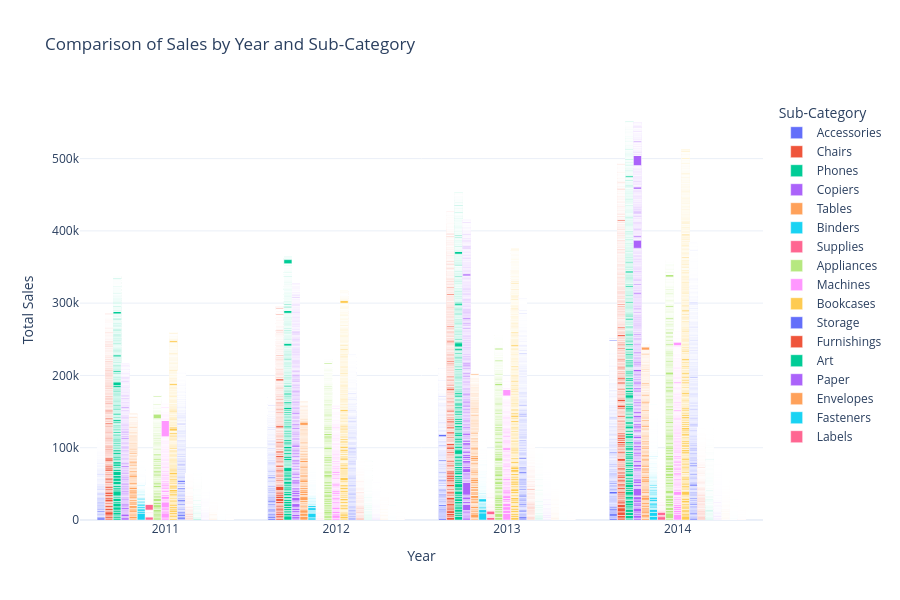

Source (notebook cell):
### Code cell
import plotly.express as px


fig = px.bar(sales, 
                x="Year", 
                y="Sales", 
                color="Sub-Category", 
                barmode="group", 
                title="Comparison of Sales by Year and Sub-Category",
                labels={"Sales": "Total Sales", "Year": "Year", "Sub-Category": "Product Sub-Category"},
                height=600)

fig.update_layout(
    xaxis_title="Year",
    yaxis_title="Total Sales",
    legend_title="Sub-Category",
    font=dict(size=12),
    template="plotly_white" 
)

fig.show()

### Figure 1 — Plotly figure (JSON) as saved in the notebook; plotly's stock layout.template omitted (floating-point values rounded to 4 significant figures; data arrays with more than 128 entries replaced by an {"elided": "..."} marker saying what was removed)
{"data": [{"alignmentgroup": "True", "hovertemplate": "Product Sub-Category=Accessories<br>Year=%{x}<br>Total Sales=%{y}<extra></extra>", "legendgroup": "Accessories", "marker": {"color": "#636efa", "pattern": {"shape": ""}}, "name": "Accessories", "offsetgroup": "Accessories", "orientation": "v", "showlegend": true, "textposition": "auto", "type": "bar", "x": {"elided": "3075 int values"}, "xaxis": "x", "y": {"elided": "3075 float values"}, "yaxis": "y"}, {"alignmentgroup": "True", "hovertemplate": "Product Sub-Category=Chairs<br>Year=%{x}<br>Total Sales=%{y}<extra></extra>", "legendgroup": "Chairs", "marker": {"color": "#EF553B", "pattern": {"shape": ""}}, "name": "Chairs", "offsetgroup": "Chairs", "orientation": "v", "showlegend": true, "textposition": "auto", "type": "bar", "x": {"elided": "3434 int values"}, "xaxis": "x", "y": {"elided": "3434 float values"}, "yaxis": "y"}, {"alignmentgroup": "True", "hovertemplate": "Product Sub-Category=Phones<br>Year=%{x}<br>Total Sales=%{y}<extra></extra>", "legendgroup": "Phones", "marker": {"color": "#00cc96", "pattern": {"shape": ""}}, "name": "Phones", "offsetgroup": "Phones", "orientation": "v", "showlegend": true, "textposition": "auto", "type": "bar", "x": {"elided": "3357 int values"}, "xaxis": "x", "y": {"elided": "3357 float values"}, "yaxis": "y"}, {"alignmentgroup": "True", "hovertemplate": "Product Sub-Category=Copiers<br>Year=%{x}<br>Total Sales=%{y}<extra></extra>", "legendgroup": "Copiers", "marker": {"color": "#ab63fa", "pattern": {"shape": ""}}, "name": "Copiers", "offsetgroup": "Copiers", "orientation": "v", "showlegend": true, "textposition": "auto", "type": "bar", "x": {"elided": "2223 int values"}, "xaxis": "x", "y": {"elided": "2223 float values"}, "yaxis": "y"}, {"alignmentgroup": "True", "hovertemplate": "Product Sub-Category=Tables<br>Year=%{x}<br>Total Sales=%{y}<extra></extra>", "legendgroup": "Tables", "marker": {"color": "#FFA15A", "pattern": {"shape": ""}}, "name": "Tables", "offsetgroup": "Tables", "orientation": "v", "showlegend": true, "textposition": "auto", "type": "bar", "x": {"elided": "861 int values"}, "xaxis": "x", "y": {"elided": "861 float values"}, "yaxis": "y"}, {"alignmentgroup": "True", "hovertemplate": "Product Sub-Category=Binders<br>Year=%{x}<br>Total Sales=%{y}<extra></extra>", "legendgroup": "Binders", "marker": {"color": "#19d3f3", "pattern": {"shape": ""}}, "name": "Binders", "offsetgroup": "Binders", "orientation": "v", "showlegend": true, "textposition": "auto", "type": "bar", "x": {"elided": "6152 int values"}, "xaxis": "x", "y": {"elided": "6152 float values"}, "yaxis": "y"}, {"alignmentgroup": "True", "hovertemplate": "Product Sub-Category=Supplies<br>Year=%{x}<br>Total Sales=%{y}<extra></extra>", "legendgroup": "Supplies", "marker": {"color": "#FF6692", "pattern": {"shape": ""}}, "name": "Supplies", "offsetgroup": "Supplies", "orientation": "v", "showlegend": true, "textposition": "auto", "type": "bar", "x": {"elided": "2425 int values"}, "xaxis": "x", "y": {"elided": "2425 float values"}, "yaxis": "y"}, {"alignmentgroup": "True", "hovertemplate": "Product Sub-Category=Appliances<br>Year=%{x}<br>Total Sales=%{y}<extra></extra>", "legendgroup": "Appliances", "marker": {"color": "#B6E880", "pattern": {"shape": ""}}, "name": "Appliances", "offsetgroup": "Appliances", "orientation": "v", "showlegend": true, "textposition": "auto", "type": "bar", "x": {"elided": "1755 int values"}, "xaxis": "x", "y": {"elided": "1755 float values"}, "yaxis": "y"}, {"alignmentgroup": "True", "hovertemplate": "Product Sub-Category=Machines<br>Year=%{x}<br>Total Sales=%{y}<extra></extra>", "legendgroup": "Machines", "marker": {"color": "#FF97FF", "pattern": {"shape": ""}}, "name": "Machines", "offsetgroup": "Machines", "orientation": "v", "showlegend": true, "textposition": "auto", "type": "bar", "x": {"elided": "1486 int values"}, "xaxis": "x", "y": {"elided": "1486 float values"}, "yaxis": "y"}, {"alignmentgroup": "True", "hovertemplate": "Product Sub-Category=Bookcases<br>Year=%{x}<br>Total Sales=%{y}<extra></extra>", "legendgroup": "Bookcases", "marker": {"color": "#FECB52", "pattern": {"shape": ""}}, "name": "Bookcases", "offsetgroup": "Bookcases", "orientation": "v", "showlegend": true, "textposition": "auto", "type": "bar", "x": {"elided": "2411 int values"}, "xaxis": "x", "y": {"elided": "2411 float values"}, "yaxis": "y"}, {"alignmentgroup": "True", "hovertemplate": "Product Sub-Category=Storage<br>Year=%{x}<br>Total Sales=%{y}<extra></extra>", "legendgroup": "Storage", "marker": {"color": "#636efa", "pattern": {"shape": ""}}, "name": "Storage", "offsetgroup": "Storage", "orientation": "v", "showlegend": true, "textposition": "auto", "type": "bar", "x": {"elided": "5059 int values"}, "xaxis": "x", "y": {"elided": "5059 float values"}, "yaxis": "y"}, {"alignmentgroup": "True", "hovertemplate": "Product Sub-Category=Furnishings<br>Year=%{x}<br>Total Sales=%{y}<extra></extra>", "legendgroup": "Furnishings", "marker": {"color": "#EF553B", "pattern": {"shape": ""}}, "name": "Furnishings", "offsetgroup": "Furnishings", "orientation": "v", "showlegend": true, "textposition": "auto", "type": "bar", "x": {"elided": "3170 int values"}, "xaxis": "x", "y": {"elided": "3170 float values"}, "yaxis": "y"}, {"alignmentgroup": "True", "hovertemplate": "Product Sub-Category=Art<br>Year=%{x}<br>Total Sales=%{y}<extra></extra>", "legendgroup": "Art", "marker": {"color": "#00cc96", "pattern": {"shape": ""}}, "name": "Art", "offsetgroup": "Art", "orientation": "v", "showlegend": true, "textposition": "auto", "type": "bar", "x": {"elided": "4883 int values"}, "xaxis": "x", "y": {"elided": "4883 float values"}, "yaxis": "y"}, {"alignmentgroup": "True", "hovertemplate": "Product Sub-Category=Paper<br>Year=%{x}<br>Total Sales=%{y}<extra></extra>", "legendgroup": "Paper", "marker": {"color": "#ab63fa", "pattern": {"shape": ""}}, "name": "Paper", "offsetgroup": "Paper", "orientation": "v", "showlegend": true, "textposition": "auto", "type": "bar", "x": {"elided": "3538 int values"}, "xaxis": "x", "y": {"elided": "3538 float values"}, "yaxis": "y"}, {"alignmentgroup": "True", "hovertemplate": "Product Sub-Category=Envelopes<br>Year=%{x}<br>Total Sales=%{y}<extra></extra>", "legendgroup": "Envelopes", "marker": {"color": "#FFA15A", "pattern": {"shape": ""}}, "name": "Envelopes", "offsetgroup": "Envelopes", "orientation": "v", "showlegend": true, "textposition": "auto", "type": "bar", "x": {"elided": "2435 int values"}, "xaxis": "x", "y": {"elided": "2435 float values"}, "yaxis": "y"}, {"alignmentgroup": "True", "hovertemplate": "Product Sub-Category=Fasteners<br>Year=%{x}<br>Total Sales=%{y}<extra></extra>", "legendgroup": "Fasteners", "marker": {"color": "#19d3f3", "pattern": {"shape": ""}}, "name": "Fasteners", "offsetgroup": "Fasteners", "orientation": "v", "showlegend": true, "textposition": "auto", "type": "bar", "x": {"elided": "2420 int values"}, "xaxis": "x", "y": {"elided": "2420 float values"}, "yaxis": "y"}, {"alignmentgroup": "True", "hovertemplate": "Product Sub-Category=Labels<br>Year=%{x}<br>Total Sales=%{y}<extra></extra>", "legendgroup": "Labels", "marker": {"color": "#FF6692", "pattern": {"shape": ""}}, "name": "Labels", "offsetgroup": "Labels", "orientation": "v", "showlegend": true, "textposition": "auto", "type": "bar", "x": {"elided": "2606 int values"}, "xaxis": "x", "y": {"elided": "2606 float values"}, "yaxis": "y"}], "layout": {"barmode": "group", "font": {"size": 12}, "height": 600, "legend": {"title": {"text": "Sub-Category"}, "tracegroupgap": 0}, "title": {"text": "Comparison of Sales by Year and Sub-Category"}, "xaxis": {"anchor": "y", "domain": [0, 1], "title": {"text": "Year"}}, "yaxis": {"anchor": "x", "domain": [0, 1], "title": {"text": "Total Sales"}}}}
